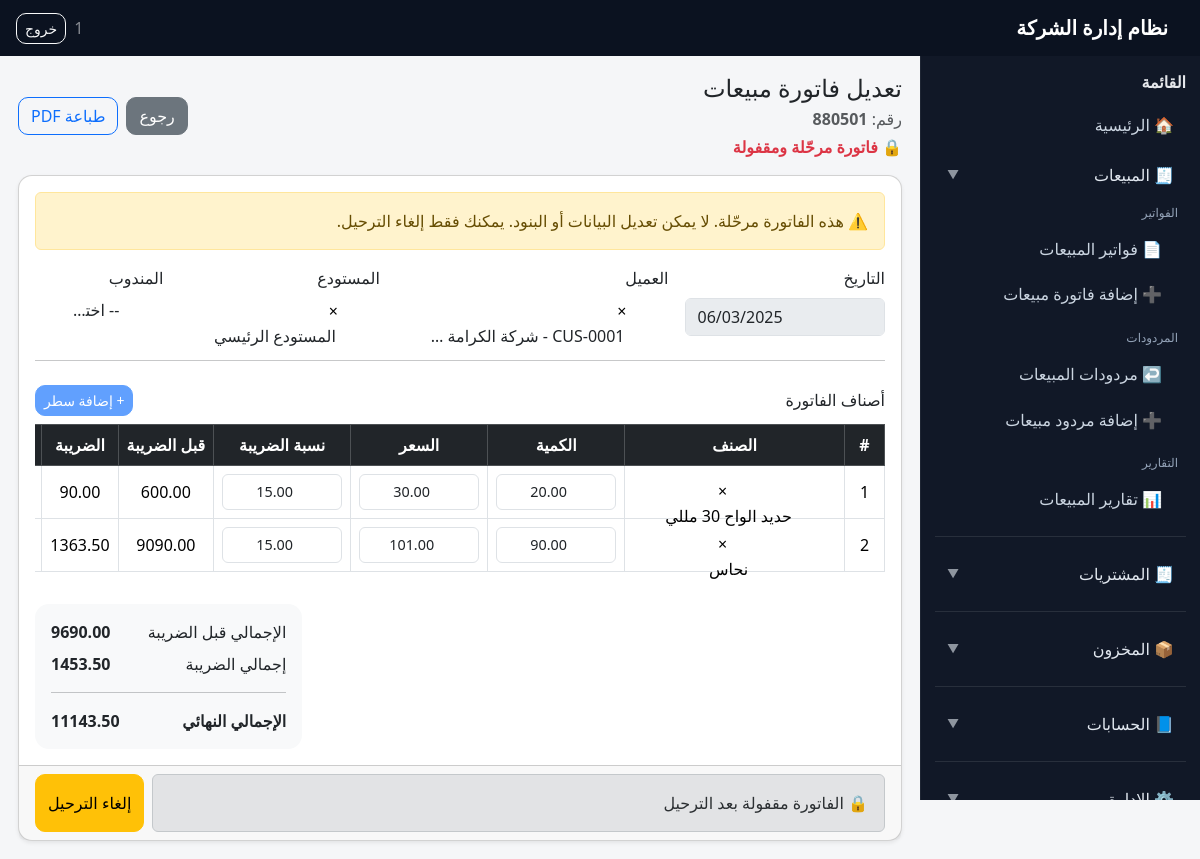
Page /app/sales/invoices/6/edit/ (signed in) on the committed database.
### sales/models.py (models this page shows, shortened)
class SalesInvoice(models.Model):
    number = models.CharField(max_length=20, unique=True, null=True, blank=True)
    date = models.DateField()
    customer = models.ForeignKey(Customer, on_delete=models.CASCADE)
    warehouse = models.ForeignKey(Warehouse, on_delete=models.CASCADE)
    sales_rep = models.ForeignKey('sales.SalesRepresentative', on_delete=models.SET_NULL, null=True, blank=True)
    journal_entry = models.OneToOneField(
        JournalEntry, null=True, blank=True, on_delete=models.SET_NULL, related_name='sales_invoice'
    )
    is_posted = models.BooleanField(default=False)
    total_before_tax_value = models.DecimalField(max_digits=12, decimal_places=2, default=0)
    total_tax_value = models.DecimalField(max_digits=12, decimal_places=2, default=0)
    total_with_tax_value = models.DecimalField(max_digits=12, decimal_places=2, default=0)
    class Meta:
        verbose_name = "فاتورة مبيعات"
        verbose_name_plural = "فاتورة مبيعات"

class SalesInvoiceItem(models.Model):
    invoice = models.ForeignKey(SalesInvoice, on_delete=models.CASCADE, related_name='items')
    product = models.ForeignKey(Product, on_delete=models.CASCADE)
    quantity = models.DecimalField(max_digits=10, decimal_places=2, null=True, blank=True)
    unit_price = models.DecimalField(max_digits=10, decimal_places=2, null=True, blank=True)
    tax_rate = models.DecimalField(max_digits=5, decimal_places=2, default=Decimal("15.00"))
    total_before_tax = models.DecimalField(max_digits=12, decimal_places=2, default=0)
    tax_amount = models.DecimalField(max_digits=12, decimal_places=2, default=0)
    total_with_tax = models.DecimalField(max_digits=12, decimal_places=2, default=0)

### portal/views.py (the view, shortened to what this page needs)
# urls.py: path("app/sales/invoices/<int:pk>/edit/", views.app_sales_invoice_edit, name="app_sales_invoice_edit"),
@staff_member_required
def app_sales_invoice_edit(request, pk):
    invoice = get_object_or_404(SalesInvoice, pk=pk)
    customers = Customer.objects.all().order_by("name")
    warehouses = Warehouse.objects.all().order_by("name")
    products = Product.objects.all().order_by("name")
    reps = SalesRepresentative.objects.all().order_by("name")
    if request.method == "POST" and invoice.is_posted:
        action = request.POST.get("action")
        if action != "unpost":
            messages.error(request, "⚠️ لا يمكن تعديل فاتورة مرحّلة. قم بإلغاء الترحيل أولاً.")
            return redirect("app_sales_invoice_edit", pk=invoice.pk)
    locked = bool(invoice and getattr(invoice, "is_posted", False))
    return render(request, "portal/sales_invoice_form.html", {
        "invoice": invoice,
        "items": invoice.items.select_related("product").all(),
        "customers": customers,
        "warehouses": warehouses,
        "products": products,
        "reps": reps,
        "locked": locked,
    })

### portal/templates/portal/sales_invoice_form.html (shortened to what this page needs)
{% extends "portal/base_app.html" %}
{% load static %}
{% block content %}
<div class="d-flex justify-content-between align-items-center mb-3">
  <div>
    <h4 class="mb-1">{% if invoice %}تعديل فاتورة مبيعات{% else %}فاتورة مبيعات جديدة{% endif %}</h4>
    {% if invoice %}
      <div class="text-muted">رقم: <strong>{{ invoice.number }}</strong></div>
      {% if locked %}
        <div class="text-danger fw-bold mt-1">🔒 فاتورة مرحّلة ومقفولة</div>
      {% endif %}
    {% endif %}
  </div>
  <div class="d-flex gap-2">
    <a class="btn btn-secondary" href="{% url 'app_sales_invoice_list' %}">رجوع</a>
    {% if invoice %}
      <a class="btn btn-outline-primary" target="_blank" href="{% url 'sales:invoice_pdf' invoice.id %}">
        طباعة PDF
      </a>
    {% endif %}
  </div>
</div>
<form method="post" class="card shadow-sm">
  <div class="card-body">
    {% if locked %}
      <div class="alert alert-warning">
        ⚠️ هذه الفاتورة مرحّلة. لا يمكن تعديل البيانات أو البنود. يمكنك فقط إلغاء الترحيل.
      </div>
    {% endif %}
    <div class="row g-3">
      <div class="col-md-3">
        <label class="form-label">التاريخ</label>
        <input type="date" name="date" class="form-control"
               value="{% if invoice and invoice.date %}{{ invoice.date|date:'Y-m-d' }}{% endif %}"
               {% if locked %}disabled{% endif %} required>
      </div>
      <div class="col-md-4">
        <label class="form-label">العميل</label>
      </div>
      <div class="col-md-3">
        <label class="form-label">المستودع</label>
      </div>
      <div class="col-md-2">
        <label class="form-label">المندوب</label>
      </div>
    </div>
    <hr class="my-4">
    <div class="d-flex justify-content-between align-items-center mb-2">
      <h6 class="mb-0">أصناف الفاتورة</h6>
      <button type="button" class="btn btn-primary btn-sm" id="addRowBtn" {% if locked %}disabled{% endif %}>
        + إضافة سطر
      </button>
    </div>
    <div class="table-responsive">
      <table class="table table-bordered align-middle text-center" id="itemsTable">
        <thead class="table-dark">
          <tr>
            <th style="width:48px;">#</th>
            <th>الصنف</th>
            <th style="width:110px;">الكمية</th>
            <th style="width:140px;">السعر</th>
            <th style="width:120px;">نسبة الضريبة</th>
            <th style="width:140px;">قبل الضريبة</th>
            <th style="width:140px;">الضريبة</th>
            <th style="width:150px;">الإجمالي</th>
          </tr>
        </thead>
        <tbody>
          {% if items %}
            {% for it in items %}
            <tr>
              <td class="rowIndex">{{ forloop.counter }}</td>
              <td>
              </td>
              <td>
                <input type="number" step="0.01" name="qty[]" class="form-control qty"
                       value="{% if it.quantity is not None %}{{ it.quantity|stringformat:'s' }}{% endif %}"
                       {% if locked %}readonly{% endif %} required>
              </td>
              <td>
                <input type="number" step="0.01" name="price[]" class="form-control price"
                       value="{% if it.unit_price is not None %}{{ it.unit_price|stringformat:'s' }}{% endif %}"
                       {% if locked %}readonly{% endif %} required>
              </td>
              <td>
                <input type="number" step="0.01" name="tax_rate[]" class="form-control taxRate"
                       value="{% if it.tax_rate is not None %}{{ it.tax_rate|stringformat:'s' }}{% else %}15.00{% endif %}"
                       {% if locked %}readonly{% endif %}>
              </td>
              <td class="subtotalCell">{{ it.total_before_tax|stringformat:'s' }}</td>
              <td class="taxCell">{{ it.tax_amount|stringformat:'s' }}</td>
              <td class="totalCell fw-bold">{{ it.total_with_tax|stringformat:'s' }}</td>
            </tr>
            {% endfor %}
          {% endif %}
        </tbody>
      </table>
    </div>
    <div class="row justify-content-end mt-3">
      <div class="col-md-4">
        <div class="card border-0 bg-light">
          <div class="card-body">
            <div class="d-flex justify-content-between mb-2">
              <span>الإجمالي قبل الضريبة</span>
              <strong id="sumSubtotal">
                {% if invoice %}{{ invoice.total_before_tax_value|stringformat:'s' }}{% else %}0.00{% endif %}
              </strong>
            </div>
            <div class="d-flex justify-content-between mb-2">
              <span>إجمالي الضريبة</span>
              <strong id="sumTax">
                {% if invoice %}{{ invoice.total_tax_value|stringformat:'s' }}{% else %}0.00{% endif %}
              </strong>
            </div>
            <hr>
            <div class="d-flex justify-content-between">
              <span class="fw-bold">الإجمالي النهائي</span>
              <span class="fw-bold" id="sumGrand">
                {% if invoice %}{{ invoice.total_with_tax_value|stringformat:'s' }}{% else %}0.00{% endif %}
              </span>
            </div>
          </div>
        </div>
      </div>
    </div>
  </div>
  <div class="card-footer d-flex gap-2">
    {% if not locked %}
      <button type="submit" name="action" value="save" class="btn btn-success flex-grow-1">حفظ الفاتورة</button>
      <button type="submit" name="action" value="save_post" class="btn btn-primary">حفظ وترحيل</button>
    {% else %}
      <div class="alert alert-secondary mb-0 flex-grow-1">🔒 الفاتورة مقفولة بعد الترحيل</div>
    {% endif %}
    {% if invoice and invoice.is_posted %}
      <button type="submit" name="action" value="unpost" class="btn btn-warning"
              onclick="return confirm('هل أنت متأكد من إلغاء الترحيل؟ سيتم فتح الفاتورة للتعديل.');">
        إلغاء الترحيل
      </button>
    {% endif %}
  </div>
</form>
{% endblock %}

### portal/templates/portal/base_app.html (shortened to what this page needs)
<!doctype html>
<html lang="ar" dir="rtl">
<head>
  <link href="https://cdn.jsdelivr.net/npm/bootstrap@5.3.3/dist/css/bootstrap.min.css" rel="stylesheet">
  <link href="https://cdn.jsdelivr.net/npm/select2@4.1.0-rc.0/dist/css/select2.min.css" rel="stylesheet"/>
  <link href="https://cdn.jsdelivr.net/npm/select2-bootstrap-5-theme@1.3.0/dist/select2-bootstrap-5-theme.min.css" rel="stylesheet"/>
</head>
<body>
<nav class="navbar topbar">
  <div class="container-fluid px-3">
    <span class="navbar-brand text-white mb-0">نظام إدارة الشركة</span>
    <div class="d-flex align-items-center gap-2">
      <span class="text-white-50">{{ request.user.username }}</span>
      <a href="{% url 'logout' %}" class="btn btn-outline-light btn-sm">خروج</a>
    </div>
  </div>
</nav>
<div class="app-shell">
  <aside class="sidebar">
    <div class="title">القائمة</div>
    <a class="d-block mb-2" href="{% url 'app_home' %}">🏠 الرئيسية</a>
    <button class="nav-btn" type="button"
            data-bs-toggle="collapse"
            data-bs-target="#menuSales"
            aria-expanded="true">
      <span class="label">🧾 المبيعات</span>
      <span class="chev">▼</span>
    </button>
    <div class="collapse show sub" id="menuSales">
      <div class="section mt-2">الفواتير</div>
      <a href="{% url 'app_sales_invoice_list' %}">📄 فواتير المبيعات</a>
      <a href="{% url 'app_sales_invoice_create' %}">➕ إضافة فاتورة مبيعات</a>
      <div class="section">المردودات</div>
      <a href="{% url 'app_sales_return_list' %}">↩️ مردودات المبيعات</a>
      <a href="{% url 'app_sales_return_create' %}">➕ إضافة مردود مبيعات</a>
      <div class="section">التقارير</div>
      <a href="{% url 'app_sales_reports' %}">📊 تقارير المبيعات</a>
    </div>
    <hr class="border-secondary my-3">
    {% with p=request.path %}
    <button class="nav-btn" type="button"
            data-bs-toggle="collapse"
            data-bs-target="#menuPurchases"
            aria-expanded="{% if p|slice:':14' == '/app/purchases/' %}true{% else %}false{% endif %}">
      <span class="label">🧾 المشتريات</span>
      <span class="chev">▼</span>
    </button>
    <hr class="border-secondary my-3">
    {% endwith %}
    {% with p=request.path %}
    <button class="nav-btn" type="button"
            data-bs-toggle="collapse"
            data-bs-target="#menuInventory"
            aria-expanded="{% if '/app/inventory/' in p %}true{% else %}false{% endif %}">
      <span class="label">📦 المخزون</span>
      <span class="chev">▼</span>
    </button>
    {% endwith %}
    <hr class="border-secondary my-3">
    <button class="nav-btn" type="button" data-bs-toggle="collapse" data-bs-target="#menuAccounts" aria-expanded="false">
      <span class="label">📘 الحسابات</span>
      <span class="chev">▼</span>
    </button>
    <hr class="border-secondary my-3">
    <button class="nav-btn" type="button" data-bs-toggle="collapse" data-bs-target="#menuAdmin" aria-expanded="false">
      <span class="label">⚙️ الإدارة</span>
      <span class="chev">▼</span>
    </button>
  </aside>
  <main class="flex-grow-1" style="min-width:0;">
    <div class="content">
      {% block content %}{% endblock %}
    </div>
  </main>
</div>
</body>
</html>

### portal/templates/portal/base_app.html (style rules this page uses)
:root { --sb:#111827; --sb2:#0b1220; --sbHover:#1f2937; --txt:#e5e7eb; --muted:#94a3b8; --bg:#f5f6f8; }
body { background: var(--bg); }
.app-shell { min-height: 100vh; display:flex; width:100%; }
.sidebar { width: 280px; min-width: 280px; background: var(--sb); color: var(--txt); position: sticky; top: 0; height: calc(100vh - 56px); padding: 14px; overflow:auto; border-left: 1px solid rgba(255,255,255,.06); }
.topbar { background: var(--sb2); color:#fff; height: 56px; }
.content { padding: 18px; width: 100%; min-width: 0; overflow-x: auto; }
.sidebar .title { font-weight:700; margin-bottom: 10px; }
.sidebar a { color:#cbd5e1; text-decoration:none; display:block; padding: 9px 12px; border-radius: 10px; white-space: nowrap; }
.sidebar .section { font-size:12px; color: var(--muted); margin: 14px 8px 6px; }
.sidebar .nav-btn { width:100%; text-align:right; border:0; background: transparent; color: #e2e8f0; padding: 9px 12px; border-radius: 10px; display:flex; align-items:center; justify-content: space-between; }
.sidebar .nav-btn .label { color:#e2e8f0; }
.sidebar .nav-btn .chev { opacity:.6; font-size:12px; }
.sidebar .sub a { padding-right: 24px; margin-top: 4px; color:#cbd5e1; }
.card { border-radius: 14px; }
.btn { border-radius: 10px; }
.table-responsive { overflow-x:auto; -webkit-overflow-scrolling: touch; }
table { width:100%; }
#itemsTable { table-layout: auto !important; width: 100% !important; min-width: 980px; }
#itemsTable th, #itemsTable td { vertical-align: middle; white-space: nowrap; }
#itemsTable input.form-control, #itemsTable select.form-select { display:block !important; visibility: visible !important; opacity: 1 !important; width: 100% !important; min-width: 110px; height: 36px; padding: .35rem .5rem; font-size: .9rem; }
#itemsTable .qty, #itemsTable .price, #itemsTable .taxRate { min-width: 120px !important; }
#itemsTable .rowIndex { min-width: 40px; }
input[type="number"] { direction: ltr; text-align: center; }
.navbar-brand { font-weight:700; }
#itemsTable { table-layout: fixed; }
#itemsTable th, #itemsTable td { vertical-align: middle; }
#itemsTable input, #itemsTable select { width: 100%; min-width: 90px; }
.sub a { display:block; padding:.55rem .75rem; border-radius:.5rem; text-decoration:none; }

### rows in the picture
SalesInvoice: number "880501", date "06/03/2025", total_before_tax_value "9690.00", total_tax_value "1453.50", total_with_tax_value "11143.50"
SalesInvoiceItem: quantity "20.00", unit_price "30.00", tax_rate "15.00", total_before_tax "600.00", tax_amount "90.00"
SalesInvoiceItem: quantity "90.00", unit_price "101.00", tax_rate "15.00", total_before_tax "9090.00", tax_amount "1363.50"

### other values in the picture
{{ request.user.username }} "1"
